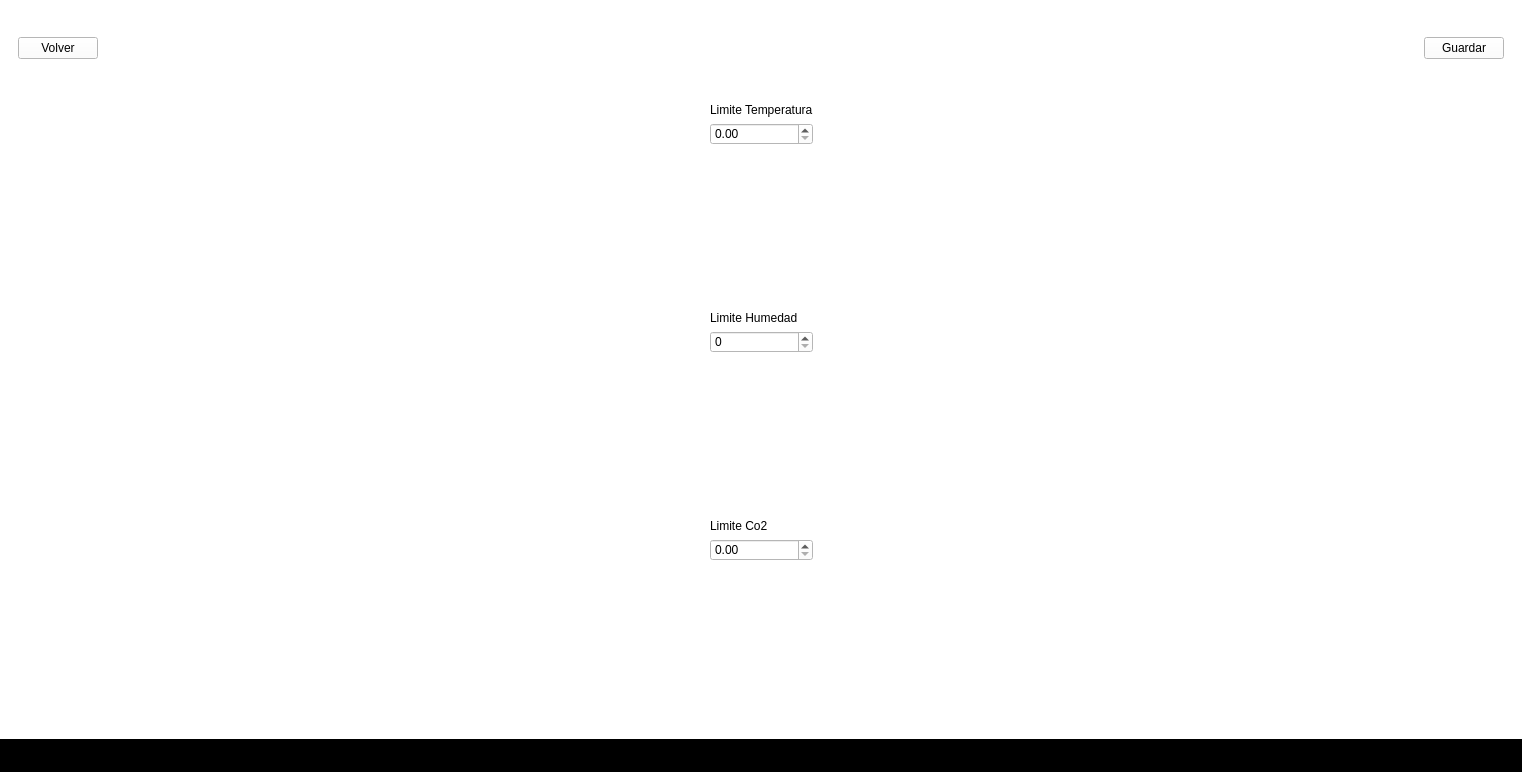
<?xml version="1.0" encoding="UTF-8"?>
<ui version="4.0">
 <class>MainWindow</class>
 <widget class="QMainWindow" name="MainWindow">
  <property name="geometry">
   <rect>
    <x>0</x>
    <y>0</y>
    <width>1522</width>
    <height>772</height>
   </rect>
  </property>
  <property name="windowTitle">
   <string>MainWindow</string>
  </property>
  <property name="styleSheet">
   <string notr="true">background-color: rgb(0, 0, 0);</string>
  </property>
  <widget class="QWidget" name="centralwidget">
   <layout class="QVBoxLayout" name="verticalLayout_4" stretch="5">
    <property name="spacing">
     <number>0</number>
    </property>
    <property name="leftMargin">
     <number>0</number>
    </property>
    <property name="topMargin">
     <number>0</number>
    </property>
    <property name="rightMargin">
     <number>0</number>
    </property>
    <property name="bottomMargin">
     <number>11</number>
    </property>
    <item>
     <widget class="QStackedWidget" name="StackedWidget">
      <property name="enabled">
       <bool>true</bool>
      </property>
      <property name="minimumSize">
       <size>
        <width>1500</width>
        <height>700</height>
       </size>
      </property>
      <property name="styleSheet">
       <string notr="true">background-color: rgb(255, 255, 255);</string>
      </property>
      <property name="currentIndex">
       <number>3</number>
      </property>
      <widget class="QWidget" name="principal">
       <layout class="QGridLayout" name="gridLayout" columnstretch="1,6" columnminimumwidth="1,6">
        <property name="leftMargin">
         <number>0</number>
        </property>
        <property name="topMargin">
         <number>0</number>
        </property>
        <property name="rightMargin">
         <number>0</number>
        </property>
        <property name="bottomMargin">
         <number>0</number>
        </property>
        <item row="0" column="1">
         <widget class="QWidget" name="widget_2" native="true">
          <property name="styleSheet">
           <string notr="true">background-color: rgb(255, 255, 255);</string>
          </property>
          <layout class="QGridLayout" name="gridLayout_3" rowstretch="0,0,0">
           <property name="leftMargin">
            <number>0</number>
           </property>
           <property name="topMargin">
            <number>0</number>
           </property>
           <property name="rightMargin">
            <number>0</number>
           </property>
           <property name="bottomMargin">
            <number>0</number>
           </property>
           <item row="1" column="0">
            <widget class="QWidget" name="widget_8" native="true">
             <property name="styleSheet">
              <string notr="true">background-color: rgb(255, 0, 0);</string>
             </property>
             <layout class="QVBoxLayout" name="verticalLayout_7">
              <item>
               <widget class="QLabel" name="label_8">
                <property name="font">
                 <font>
                  <family>Ubuntu Mono Medium</family>
                  <pointsize>20</pointsize>
                  <bold>true</bold>
                 </font>
                </property>
                <property name="styleSheet">
                 <string notr="true">color: rgb(255, 255, 255);</string>
                </property>
                <property name="text">
                 <string>Temperatura:</string>
                </property>
                <property name="alignment">
                 <set>Qt::AlignmentFlag::AlignCenter</set>
                </property>
               </widget>
              </item>
              <item>
               <widget class="QLabel" name="temp_label">
                <property name="font">
                 <font>
                  <family>Ubuntu Mono Medium</family>
                  <pointsize>20</pointsize>
                  <bold>true</bold>
                 </font>
                </property>
                <property name="styleSheet">
                 <string notr="true">color: rgb(255, 255, 255);</string>
                </property>
                <property name="text">
                 <string>0.0</string>
                </property>
                <property name="alignment">
                 <set>Qt::AlignmentFlag::AlignCenter</set>
                </property>
               </widget>
              </item>
             </layout>
            </widget>
           </item>
           <item row="1" column="2">
            <widget class="QWidget" name="widget_10" native="true">
             <property name="styleSheet">
              <string notr="true">background-color: rgb(0, 255, 0);</string>
             </property>
             <layout class="QVBoxLayout" name="verticalLayout_9">
              <item>
               <widget class="QLabel" name="label_12">
                <property name="font">
                 <font>
                  <family>Ubuntu Mono Medium</family>
                  <pointsize>20</pointsize>
                  <bold>true</bold>
                 </font>
                </property>
                <property name="styleSheet">
                 <string notr="true">color: rgb(255, 255, 255);</string>
                </property>
                <property name="text">
                 <string>Co2</string>
                </property>
                <property name="alignment">
                 <set>Qt::AlignmentFlag::AlignCenter</set>
                </property>
               </widget>
              </item>
              <item>
               <widget class="QLabel" name="co2_label">
                <property name="font">
                 <font>
                  <family>Ubuntu Mono Medium</family>
                  <pointsize>20</pointsize>
                  <bold>true</bold>
                 </font>
                </property>
                <property name="styleSheet">
                 <string notr="true">color: rgb(255, 255, 255);</string>
                </property>
                <property name="text">
                 <string>0.0</string>
                </property>
                <property name="alignment">
                 <set>Qt::AlignmentFlag::AlignCenter</set>
                </property>
               </widget>
              </item>
             </layout>
            </widget>
           </item>
           <item row="1" column="1">
            <widget class="QWidget" name="widget_9" native="true">
             <property name="styleSheet">
              <string notr="true">background-color: rgb(0, 0, 255);</string>
             </property>
             <layout class="QVBoxLayout" name="verticalLayout_8">
              <item>
               <widget class="QLabel" name="label_10">
                <property name="font">
                 <font>
                  <family>Ubuntu Mono Medium</family>
                  <pointsize>20</pointsize>
                  <bold>true</bold>
                 </font>
                </property>
                <property name="styleSheet">
                 <string notr="true">color: rgb(255, 255, 255);</string>
                </property>
                <property name="text">
                 <string>Humedad</string>
                </property>
                <property name="alignment">
                 <set>Qt::AlignmentFlag::AlignCenter</set>
                </property>
               </widget>
              </item>
              <item>
               <widget class="QLabel" name="hum_label">
                <property name="font">
                 <font>
                  <family>Ubuntu Mono Medium</family>
                  <pointsize>20</pointsize>
                  <bold>true</bold>
                 </font>
                </property>
                <property name="styleSheet">
                 <string notr="true">color: rgb(255, 255, 255);</string>
                </property>
                <property name="text">
                 <string>0.0</string>
                </property>
                <property name="alignment">
                 <set>Qt::AlignmentFlag::AlignCenter</set>
                </property>
               </widget>
              </item>
             </layout>
            </widget>
           </item>
           <item row="2" column="2">
            <widget class="QChartView" name="co2_graf"/>
           </item>
           <item row="0" column="0">
            <widget class="QLabel" name="label_2">
             <property name="font">
              <font>
               <family>Tw Cen MT Condensed Extra Bold</family>
               <pointsize>20</pointsize>
               <bold>true</bold>
              </font>
             </property>
             <property name="text">
              <string>Variables Ambientales</string>
             </property>
            </widget>
           </item>
           <item row="2" column="1">
            <widget class="QChartView" name="hum_graf"/>
           </item>
           <item row="2" column="0">
            <widget class="QChartView" name="temp_graf"/>
           </item>
          </layout>
         </widget>
        </item>
        <item row="0" column="0">
         <widget class="QWidget" name="verticalWidget" native="true">
          <property name="styleSheet">
           <string notr="true">background-color: rgb(0, 0, 0);</string>
          </property>
          <layout class="QVBoxLayout" name="verticalLayout_3" stretch="0,0,0,0,0,0,0,0,0,0,0">
           <property name="leftMargin">
            <number>11</number>
           </property>
           <item>
            <widget class="QLabel" name="label">
             <property name="font">
              <font>
               <pointsize>30</pointsize>
              </font>
             </property>
             <property name="styleSheet">
              <string notr="true">color: rgb(0, 255, 255);</string>
             </property>
             <property name="text">
              <string>Fungibox</string>
             </property>
            </widget>
           </item>
           <item>
            <spacer name="verticalSpacer_4">
             <property name="orientation">
              <enum>Qt::Orientation::Vertical</enum>
             </property>
             <property name="sizeHint" stdset="0">
              <size>
               <width>20</width>
               <height>40</height>
              </size>
             </property>
            </spacer>
           </item>
           <item>
            <widget class="QPushButton" name="monitoreo_btn">
             <property name="styleSheet">
              <string notr="true">background-color: rgb(255, 255, 255);</string>
             </property>
             <property name="text">
              <string>💻 Monitoreo</string>
             </property>
            </widget>
           </item>
           <item>
            <spacer name="verticalSpacer">
             <property name="orientation">
              <enum>Qt::Orientation::Vertical</enum>
             </property>
             <property name="sizeHint" stdset="0">
              <size>
               <width>20</width>
               <height>40</height>
              </size>
             </property>
            </spacer>
           </item>
           <item>
            <widget class="QPushButton" name="ctrl_manual_btn">
             <property name="styleSheet">
              <string notr="true">background-color: rgb(255, 255, 255);</string>
             </property>
             <property name="text">
              <string>🔧 Control Manual</string>
             </property>
            </widget>
           </item>
           <item>
            <spacer name="verticalSpacer_2">
             <property name="orientation">
              <enum>Qt::Orientation::Vertical</enum>
             </property>
             <property name="sizeHint" stdset="0">
              <size>
               <width>20</width>
               <height>40</height>
              </size>
             </property>
            </spacer>
           </item>
           <item>
            <widget class="QPushButton" name="config_btn">
             <property name="styleSheet">
              <string notr="true">background-color: rgb(255, 255, 255);</string>
             </property>
             <property name="text">
              <string>⚙️ Configuracion</string>
             </property>
            </widget>
           </item>
           <item>
            <spacer name="verticalSpacer_3">
             <property name="orientation">
              <enum>Qt::Orientation::Vertical</enum>
             </property>
             <property name="sizeHint" stdset="0">
              <size>
               <width>20</width>
               <height>40</height>
              </size>
             </property>
            </spacer>
           </item>
           <item>
            <spacer name="verticalSpacer_5">
             <property name="orientation">
              <enum>Qt::Orientation::Vertical</enum>
             </property>
             <property name="sizeHint" stdset="0">
              <size>
               <width>20</width>
               <height>40</height>
              </size>
             </property>
            </spacer>
           </item>
           <item>
            <spacer name="verticalSpacer_6">
             <property name="orientation">
              <enum>Qt::Orientation::Vertical</enum>
             </property>
             <property name="sizeHint" stdset="0">
              <size>
               <width>20</width>
               <height>40</height>
              </size>
             </property>
            </spacer>
           </item>
           <item>
            <widget class="QLabel" name="label_3">
             <property name="styleSheet">
              <string notr="true">color: rgb(255, 255, 255);</string>
             </property>
             <property name="text">
              <string>Status:</string>
             </property>
            </widget>
           </item>
          </layout>
          <zorder>label</zorder>
          <zorder>monitoreo_btn</zorder>
          <zorder>ctrl_manual_btn</zorder>
          <zorder>config_btn</zorder>
          <zorder>verticalSpacer</zorder>
          <zorder>verticalSpacer_2</zorder>
          <zorder>verticalSpacer_3</zorder>
          <zorder>verticalSpacer_4</zorder>
          <zorder>verticalSpacer_5</zorder>
          <zorder>verticalSpacer_6</zorder>
          <zorder>label_3</zorder>
         </widget>
        </item>
       </layout>
      </widget>
      <widget class="QWidget" name="monitoreo">
       <layout class="QVBoxLayout" name="verticalLayout" stretch="1,10">
        <item>
         <widget class="QWidget" name="widget" native="true">
          <layout class="QHBoxLayout" name="horizontalLayout">
           <item>
            <widget class="QPushButton" name="volver_btn">
             <property name="text">
              <string>Volver</string>
             </property>
            </widget>
           </item>
           <item>
            <spacer name="horizontalSpacer">
             <property name="orientation">
              <enum>Qt::Orientation::Horizontal</enum>
             </property>
             <property name="sizeHint" stdset="0">
              <size>
               <width>1164</width>
               <height>20</height>
              </size>
             </property>
            </spacer>
           </item>
           <item>
            <widget class="QLabel" name="label_4">
             <property name="text">
              <string>Ver ultimos Dias</string>
             </property>
            </widget>
           </item>
           <item>
            <widget class="QSpinBox" name="ultimos_dias"/>
           </item>
           <item>
            <widget class="QPushButton" name="Actualizar_btn">
             <property name="text">
              <string>Actualizar</string>
             </property>
            </widget>
           </item>
          </layout>
         </widget>
        </item>
        <item>
         <widget class="QTabWidget" name="tabWidget">
          <property name="currentIndex">
           <number>0</number>
          </property>
          <widget class="QWidget" name="Temperatura">
           <attribute name="title">
            <string>Temperatura</string>
           </attribute>
           <layout class="QHBoxLayout" name="horizontalLayout_3" stretch="1,4">
            <item>
             <widget class="QScrollArea" name="scrollArea">
              <property name="widgetResizable">
               <bool>true</bool>
              </property>
              <widget class="QWidget" name="scrollAreaWidgetContents">
               <property name="geometry">
                <rect>
                 <x>0</x>
                 <y>0</y>
                 <width>93</width>
                 <height>93</height>
                </rect>
               </property>
               <layout class="QHBoxLayout" name="horizontalLayout_6">
                <item>
                 <widget class="QTableView" name="tabla_temp"/>
                </item>
               </layout>
              </widget>
             </widget>
            </item>
            <item>
             <widget class="QChartView" name="temp_manual_graph"/>
            </item>
           </layout>
          </widget>
          <widget class="QWidget" name="Humedad">
           <attribute name="title">
            <string>Humedad</string>
           </attribute>
           <layout class="QHBoxLayout" name="horizontalLayout_4" stretch="1,4">
            <item>
             <widget class="QScrollArea" name="scrollArea_2">
              <property name="widgetResizable">
               <bool>true</bool>
              </property>
              <widget class="QWidget" name="scrollAreaWidgetContents_2">
               <property name="geometry">
                <rect>
                 <x>0</x>
                 <y>0</y>
                 <width>93</width>
                 <height>93</height>
                </rect>
               </property>
               <layout class="QHBoxLayout" name="horizontalLayout_7">
                <item>
                 <widget class="QTableView" name="tabla_hum"/>
                </item>
               </layout>
              </widget>
             </widget>
            </item>
            <item>
             <widget class="QChartView" name="hum_manual_graph"/>
            </item>
           </layout>
          </widget>
          <widget class="QWidget" name="Co2">
           <attribute name="title">
            <string>Co2</string>
           </attribute>
           <layout class="QHBoxLayout" name="horizontalLayout_5" stretch="1,3">
            <item>
             <widget class="QScrollArea" name="scrollArea_3">
              <property name="widgetResizable">
               <bool>true</bool>
              </property>
              <widget class="QWidget" name="scrollAreaWidgetContents_3">
               <property name="geometry">
                <rect>
                 <x>0</x>
                 <y>0</y>
                 <width>93</width>
                 <height>93</height>
                </rect>
               </property>
               <layout class="QVBoxLayout" name="verticalLayout_2">
                <item>
                 <widget class="QTableView" name="tabla_co2"/>
                </item>
               </layout>
              </widget>
             </widget>
            </item>
            <item>
             <widget class="QChartView" name="co2_manual_graph"/>
            </item>
           </layout>
          </widget>
         </widget>
        </item>
       </layout>
      </widget>
      <widget class="QWidget" name="activadores">
       <layout class="QVBoxLayout" name="verticalLayout_5" stretch="1,7">
        <item>
         <widget class="QWidget" name="widget_5" native="true">
          <layout class="QHBoxLayout" name="horizontalLayout_2">
           <item>
            <widget class="QPushButton" name="Volver_2">
             <property name="text">
              <string>Volver</string>
             </property>
            </widget>
           </item>
           <item>
            <spacer name="horizontalSpacer_2">
             <property name="orientation">
              <enum>Qt::Orientation::Horizontal</enum>
             </property>
             <property name="sizeHint" stdset="0">
              <size>
               <width>1393</width>
               <height>20</height>
              </size>
             </property>
            </spacer>
           </item>
          </layout>
         </widget>
        </item>
        <item>
         <widget class="QWidget" name="widget_4" native="true">
          <layout class="QGridLayout" name="gridLayout_2">
           <item row="0" column="0">
            <spacer name="horizontalSpacer_3">
             <property name="orientation">
              <enum>Qt::Orientation::Horizontal</enum>
             </property>
             <property name="sizeHint" stdset="0">
              <size>
               <width>40</width>
               <height>20</height>
              </size>
             </property>
            </spacer>
           </item>
           <item row="1" column="2">
            <widget class="QSpinBox" name="potencia_humidificador"/>
           </item>
           <item row="0" column="3">
            <spacer name="horizontalSpacer_4">
             <property name="orientation">
              <enum>Qt::Orientation::Horizontal</enum>
             </property>
             <property name="sizeHint" stdset="0">
              <size>
               <width>40</width>
               <height>20</height>
              </size>
             </property>
            </spacer>
           </item>
           <item row="0" column="1">
            <widget class="QCheckBox" name="cama_calor">
             <property name="styleSheet">
              <string notr="true">color: rgb(0, 0, 0);</string>
             </property>
             <property name="text">
              <string>Camas de calor</string>
             </property>
             <property name="checkable">
              <bool>true</bool>
             </property>
             <property name="checked">
              <bool>false</bool>
             </property>
            </widget>
           </item>
           <item row="1" column="1">
            <widget class="QCheckBox" name="humidificador">
             <property name="styleSheet">
              <string notr="true">color: rgb(0, 0, 0);</string>
             </property>
             <property name="text">
              <string>Humificador</string>
             </property>
            </widget>
           </item>
           <item row="2" column="1">
            <widget class="QCheckBox" name="ventilador">
             <property name="styleSheet">
              <string notr="true">color: rgb(0, 0, 0);</string>
             </property>
             <property name="text">
              <string>Ventilador</string>
             </property>
            </widget>
           </item>
           <item row="0" column="2">
            <widget class="QSpinBox" name="potencia_cama_calor"/>
           </item>
           <item row="2" column="2">
            <widget class="QSpinBox" name="potencia_ventilador"/>
           </item>
          </layout>
         </widget>
        </item>
       </layout>
      </widget>
      <widget class="QWidget" name="configuracion">
       <layout class="QVBoxLayout" name="verticalLayout_6" stretch="1,8">
        <item>
         <widget class="QWidget" name="widget_6" native="true">
          <layout class="QHBoxLayout" name="horizontalLayout_8">
           <item>
            <widget class="QPushButton" name="volver_config">
             <property name="text">
              <string>Volver</string>
             </property>
            </widget>
           </item>
           <item>
            <spacer name="horizontalSpacer_5">
             <property name="orientation">
              <enum>Qt::Orientation::Horizontal</enum>
             </property>
             <property name="sizeHint" stdset="0">
              <size>
               <width>1275</width>
               <height>20</height>
              </size>
             </property>
            </spacer>
           </item>
           <item>
            <widget class="QPushButton" name="guardar_config">
             <property name="text">
              <string>Guardar</string>
             </property>
            </widget>
           </item>
          </layout>
         </widget>
        </item>
        <item>
         <widget class="QWidget" name="widget_3" native="true">
          <property name="styleSheet">
           <string notr="true">border-color: rgb(0, 0, 0);</string>
          </property>
          <layout class="QGridLayout" name="gridLayout_4" rowstretch="0,0,0,0,0,0,0,0,0">
           <item row="8" column="2">
            <spacer name="verticalSpacer_7">
             <property name="orientation">
              <enum>Qt::Orientation::Vertical</enum>
             </property>
             <property name="sizeHint" stdset="0">
              <size>
               <width>20</width>
               <height>40</height>
              </size>
             </property>
            </spacer>
           </item>
           <item row="1" column="0">
            <spacer name="horizontalSpacer_6">
             <property name="orientation">
              <enum>Qt::Orientation::Horizontal</enum>
             </property>
             <property name="sizeHint" stdset="0">
              <size>
               <width>40</width>
               <height>20</height>
              </size>
             </property>
            </spacer>
           </item>
           <item row="5" column="2">
            <spacer name="verticalSpacer_9">
             <property name="orientation">
              <enum>Qt::Orientation::Vertical</enum>
             </property>
             <property name="sizeHint" stdset="0">
              <size>
               <width>20</width>
               <height>40</height>
              </size>
             </property>
            </spacer>
           </item>
           <item row="1" column="3">
            <spacer name="horizontalSpacer_7">
             <property name="orientation">
              <enum>Qt::Orientation::Horizontal</enum>
             </property>
             <property name="sizeHint" stdset="0">
              <size>
               <width>40</width>
               <height>20</height>
              </size>
             </property>
            </spacer>
           </item>
           <item row="1" column="2">
            <widget class="QDoubleSpinBox" name="temp_limit"/>
           </item>
           <item row="4" column="2">
            <widget class="QSpinBox" name="hum_limit"/>
           </item>
           <item row="3" column="2">
            <widget class="QLabel" name="label_6">
             <property name="text">
              <string>Limite Humedad</string>
             </property>
            </widget>
           </item>
           <item row="2" column="2">
            <spacer name="verticalSpacer_10">
             <property name="orientation">
              <enum>Qt::Orientation::Vertical</enum>
             </property>
             <property name="sizeHint" stdset="0">
              <size>
               <width>20</width>
               <height>40</height>
              </size>
             </property>
            </spacer>
           </item>
           <item row="0" column="2">
            <widget class="QLabel" name="label_5">
             <property name="text">
              <string>Limite Temperatura</string>
             </property>
            </widget>
           </item>
           <item row="6" column="2">
            <widget class="QLabel" name="label_7">
             <property name="text">
              <string>Limite Co2</string>
             </property>
            </widget>
           </item>
           <item row="7" column="2">
            <widget class="QDoubleSpinBox" name="co2_limit"/>
           </item>
          </layout>
         </widget>
        </item>
       </layout>
      </widget>
     </widget>
    </item>
   </layout>
  </widget>
  <widget class="QMenuBar" name="menubar">
   <property name="geometry">
    <rect>
     <x>0</x>
     <y>0</y>
     <width>1522</width>
     <height>22</height>
    </rect>
   </property>
  </widget>
  <widget class="QStatusBar" name="statusbar"/>
 </widget>
 <customwidgets>
  <customwidget>
   <class>QChartView</class>
   <extends>QGraphicsView</extends>
   <header location="global">QChartView</header>
  </customwidget>
 </customwidgets>
 <resources/>
 <connections/>
</ui>
